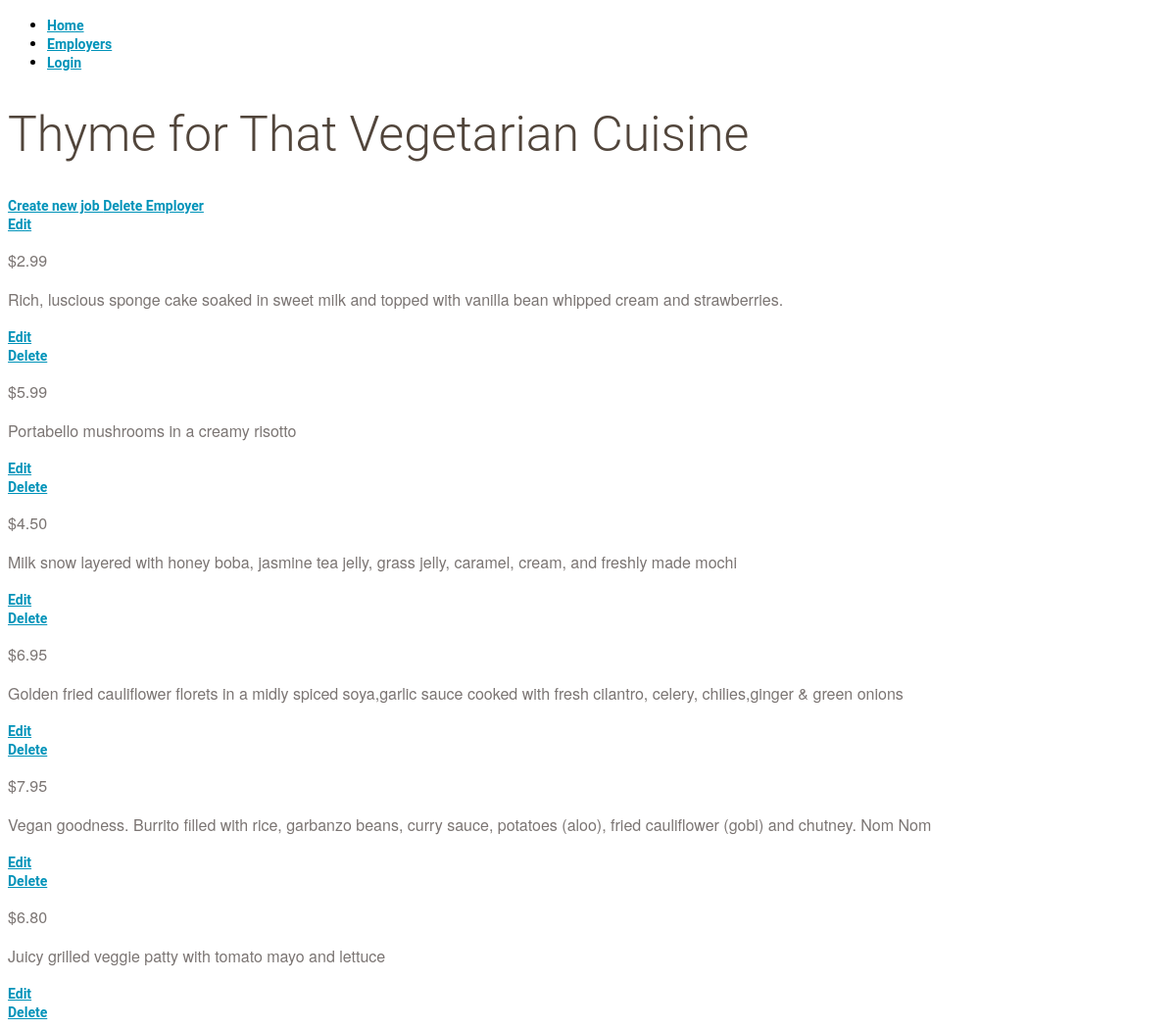
Page /employer/4 on the committed database.
### Catalog-Final-Project/database_setup.py (models this page shows, shortened)
class Employer(Base):
    __tablename__ = 'employer'
    id = Column(Integer, primary_key=True)
    name = Column(String(250), nullable=False)
    user_id = Column(Integer, ForeignKey('user.id'))
    user = relationship(User)

class Job(Base):
    __tablename__ = 'job'
    id = Column(Integer, primary_key=True)
    header = Column(String(80), nullable=False)
    description = Column(String(80))
    salary = Column(String(8))
    category = Column(String(250))
    employer_id = Column(Integer, ForeignKey('employer.id'))
    employer = relationship(Employer)
    user_id = Column(Integer, ForeignKey('user.id'))
    user = relationship(User)

### Catalog-Final-Project/methods/employer/viewEmployer.py (the view)
@routes.route("/employer/<int:employer_id>")
def viewSingleEmployer(employer_id):
    employer = session.query(
        Employer).filter_by(id=employer_id).one()
    jobs = session.query(Job).filter_by(
        employer_id=employer_id).all()
    creator = userMethods.getUserInfo(employer.user_id)
    if 'username' not in login_session or creator.id != login_session['user_id']:
        return render_template('private-employer.html', employer=employer,
                               jobs=jobs, employer_id=employer_id)
    else:
        return render_template('private-employer.html', employer=employer,
                               jobs=jobs, employer_id=employer_id)

### Catalog-Final-Project/methods/userMethods.py (called while the page is built)
def getUserInfo(user_id):
    user = session.query(User).filter_by(id=user_id).one()
    return user

### Catalog-Final-Project/templates/private-employer.html (shortened to what this page needs)
{% extends "base.html" %}
{% set active_page = "TODO" %}
{% block content %}
<h1>{{employer.name}}</h1>
<a href="{{url_for('routes.newJob', employer_id = employer.id, job_id = jobs.id )}}">
	Create new job
</a>
<a href="{{url_for('routes.deleteEmployer', employer_id = employer.id )}}">
	Delete Employer
</a>
<div class="">
	<a href="{{url_for('routes.editEmployer', employer_id = employer.id)}}">
	Edit
</a>
{% for i in jobs %}
<div>
    <div class = 'nameAndPrice'>
		<span class = 'salary'>
		<p>{{i.salary}} </p>
	</span>
	</div>
	<div class="description">
		<p>{{i.description}}</p>
	</div>
	</div>
		<div class="editdeletepane">
			<a href="{{url_for('routes.editJob', employer_id = employer.id, job_id = i.id)}}">
			Edit
		</a>
		<a href="{{url_for('routes.deleteJob', employer_id = employer.id, job_id = i.id )}}">
			Delete
		</a>
</div>
{% endfor %}
{% endblock %}

### Catalog-Final-Project/static/style.css (style rules this page uses)
* { font-family: "Helvetica Neue Bold", Roboto, Helvetica, Arial, sans-serif; font-weight: 700; }
h1 { font-family: "Helvetica Neue Light", Roboto, Helvetica, Arial, sans-serif; font-size: 50px; color: #51453B; line-height: 60px; font-weight: 300; }
p { font-family: "Helvetica Neue", Roboto, Helvetica, Arial, sans-serif; font-size: 16px; color: #7B7573; line-height: 24px; font-weight: 400; }
a { font-size: 14px; color: #0093B9; line-height: 17px; }

### rows in the picture
Employer: name "Thyme for That Vegetarian Cuisine"
Job: salary "$2.99", description "Rich, luscious sponge cake soaked in sweet milk and topped with vanilla bean whipped cream and strawberries."
Job: salary "$5.99", description "Portabello mushrooms in a creamy risotto"
Job: salary "$4.50", description "Milk snow layered with honey boba, jasmine tea jelly, grass jelly, caramel, cream, and freshly made mochi"
Job: salary "$6.95", description "Golden fried cauliflower florets in a midly spiced soya,garlic sauce cooked with fresh cilantro, celery, chilies,ginger & green onions"
Job: salary "$7.95", description "Vegan goodness. Burrito filled with rice, garbanzo beans, curry sauce, potatoes (aloo), fried cauliflower (gobi) and chutney. Nom Nom"
Job: salary "$6.80", description "Juicy grilled veggie patty with tomato mayo and lettuce"

### other values in the picture
{{ caption|e }} "Home" "Employers" "Login"
